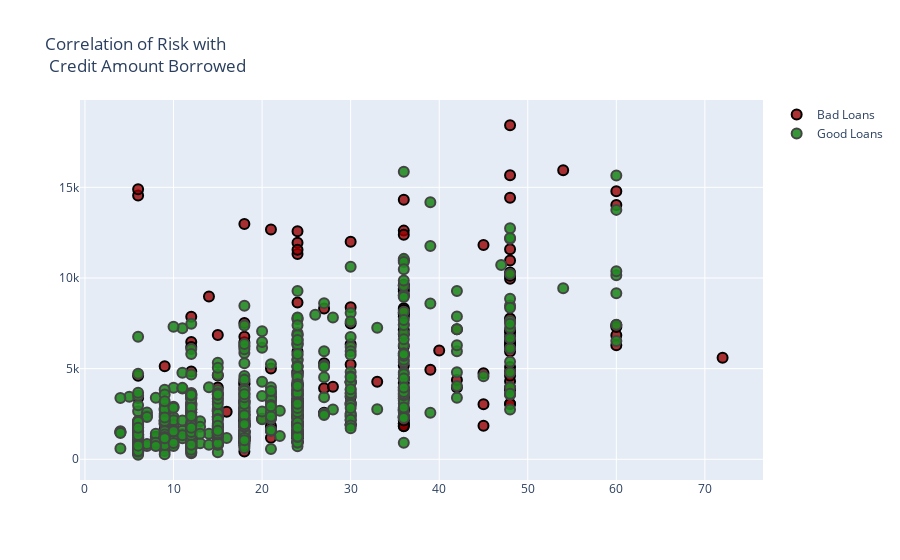

The notebook cell saved with this chart:
### Code cell
bad_credit_amount = df["Credit amount"].loc[df['Risk'] == 'bad'].values.tolist()
good_credit_amount = df["Credit amount"].loc[df['Risk'] == 'good'].values.tolist()
bad_duration = df['Duration'].loc[df['Risk'] == 'bad'].values.tolist()
good_duration = df['Duration'].loc[df['Risk'] == 'good'].values.tolist()


bad_loans = go.Scatter(
    x = bad_duration,
    y = bad_credit_amount,
    name = 'Bad Loans',
    mode = 'markers',
    marker = dict(
        size = 10,
        color = 'rgba(152, 0, 0, .8)',
        line = dict(
            width = 2,
            color = 'rgb(0, 0, 0)'
        )
    )
)

good_loans = go.Scatter(
    x = good_duration,
    y = good_credit_amount,
    name = 'Good Loans',
    mode = 'markers',
    marker = dict(
        size = 10,
        color = 'rgba(34, 139, 34, .9)',
        line = dict(
            width = 2,
        )
    )
)

data = [bad_loans, good_loans]

layout = dict(title = 'Correlation of Risk with <br> Credit Amount Borrowed',
              yaxis = dict(zeroline = False),
              xaxis = dict(zeroline = False)
             )

fig = dict(data=data, layout=layout)
iplot(fig, filename='styled-scatter')

### Figure 1 — Plotly figure (JSON) as saved in the notebook; plotly's stock layout.template omitted (floating-point values rounded to 4 significant figures; data arrays with more than 128 entries replaced by an {"elided": "..."} marker saying what was removed)
{"data": [{"marker": {"color": "rgba(152, 0, 0, .8)", "line": {"color": "rgb(0, 0, 0)", "width": 2}, "size": 10}, "mode": "markers", "name": "Bad Loans", "type": "scatter", "x": {"elided": "300 int values"}, "y": {"elided": "300 int values"}}, {"marker": {"color": "rgba(34, 139, 34, .9)", "line": {"width": 2}, "size": 10}, "mode": "markers", "name": "Good Loans", "type": "scatter", "x": {"elided": "700 int values"}, "y": {"elided": "700 int values"}}], "layout": {"title": {"text": "Correlation of Risk with <br> Credit Amount Borrowed"}, "xaxis": {"zeroline": false}, "yaxis": {"zeroline": false}}}
